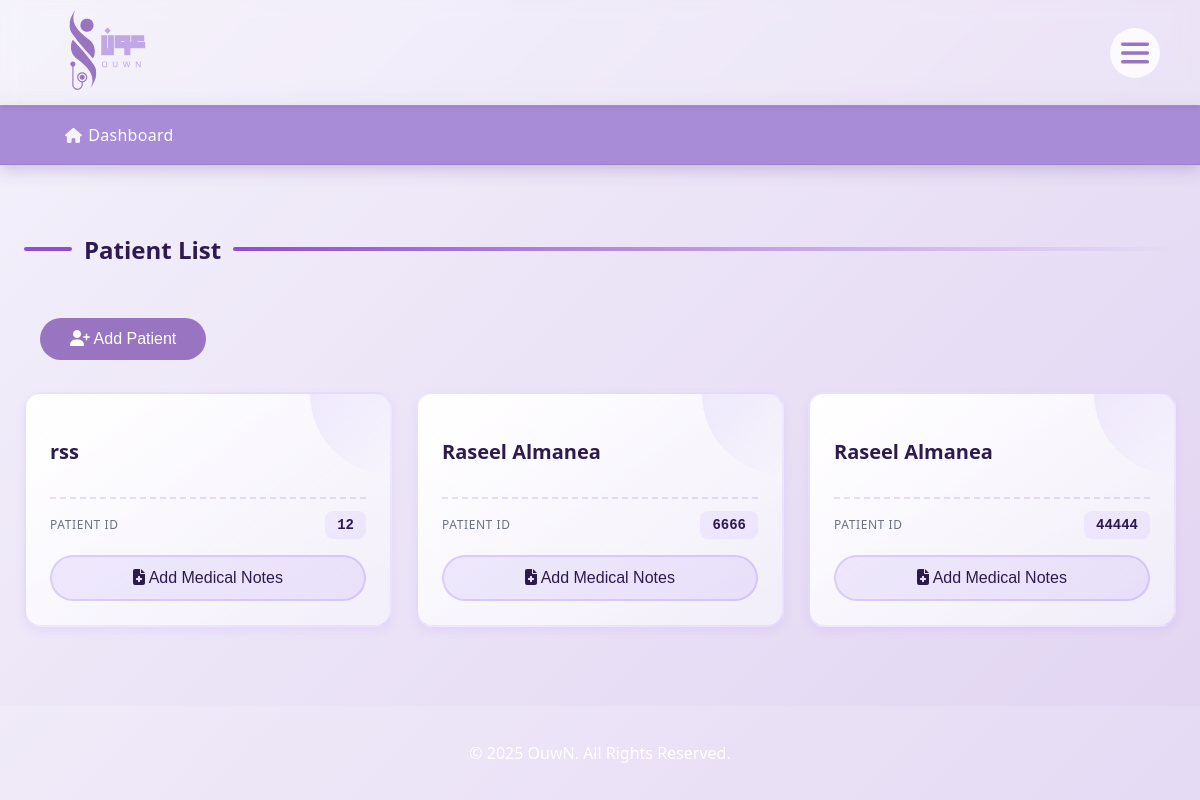
The page /dashboard.php (signed in) on the database as committed earlier.
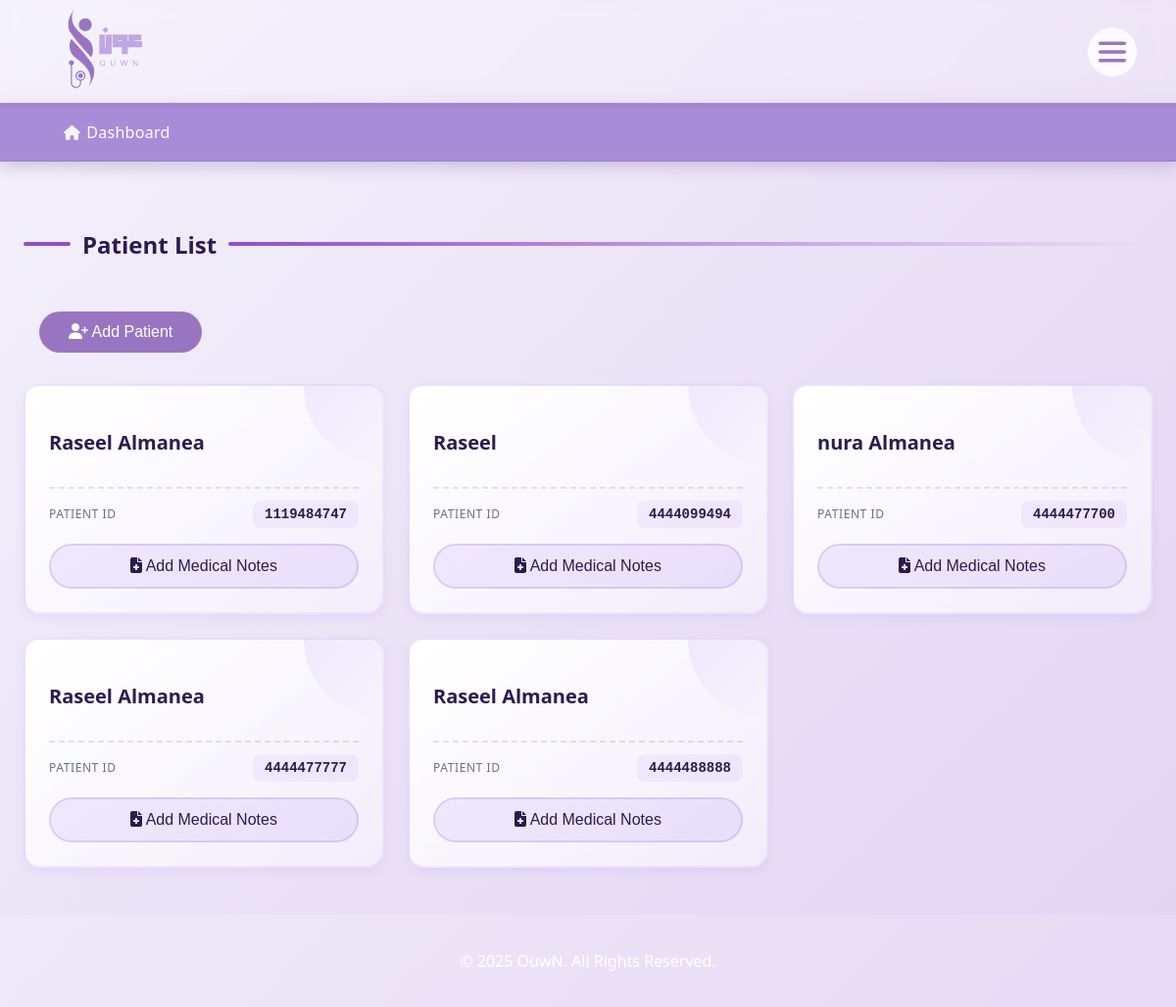
The same page on the database as committed later.
### tables this page shows
CREATE TABLE `Patient` (
  `ID` char(10) NOT NULL,
  `FullName` varchar(255) NOT NULL,
  `Email` varchar(255) NOT NULL,
  `DOB` date NOT NULL,
  `Address` varchar(255) NOT NULL,
  `Phone` char(10) NOT NULL,
  `Gender` varchar(255) NOT NULL,
  `BloodType` varchar(4) NOT NULL,
  `UserID` varchar(255) NOT NULL
);

### dashboard.php (the view, shortened to what this page needs)
<?php
    $DB_HOST = 'localhost';
    $DB_USER = 'root';
    $DB_PASS = 'root';
    $DB_NAME = 'OuwnDB';
    $port    = 8889;
    $mysqli = new mysqli($DB_HOST, $DB_USER, $DB_PASS, $DB_NAME, $port);
    $mysqli->set_charset('utf8mb4');
    $query    = "SELECT ID, FullName FROM Patient";
    $result   = $mysqli->query($query);
    $patients = $result->fetch_all(MYSQLI_ASSOC);
?>
<!DOCTYPE html>
<html lang="en">
    <head>
        <link rel="stylesheet" href="stylee.css">
    </head>
    <body>
        <nav class="ouwn-breadcrumb-bar" role="navigation" aria-label="Breadcrumb">
            <div class="ouwn-crumbs">
                <a class="crumb" href="dashboard.php">
                    <i class="fa-solid fa-house"></i>
                    <span>Dashboard</span>
                </a>
            </div>
        </nav>
        <main class="main-content">
            <div class="container">
                <div class="title-bar">
                    <div class="title-bar-line"></div>
                    <h2 class="section-title">Patient List</h2>
                    <div class="title-bar-line-fade"></div>
                </div>
                <div class="header-buttons">
                    <button class="btn-primary" onclick="location.href='AddPatient.php'">
                        <i class="fa-solid fa-user-plus"></i> Add Patient
                    </button>
                </div>
                <?php if (count($patients) > 0): ?>
                    <div class="patient-grid">
                        <?php foreach ($patients as $p): ?>
                            <div class="patient-card">
                                <div class="card-corner"></div>
                                <div class="card-content">
                                    <h3 class="patient-name"><?= htmlspecialchars($p['FullName']) ?></h3>
                                    <div class="patient-id-row">
                                        <span class="id-label">Patient ID</span>
                                        <span class="patient-id"><?= htmlspecialchars($p['ID']) ?></span>
                                    </div>
                                    <button class="btn-secondary" onclick="location.href='MedicalNotes.php?patient_id=<?= urlencode($p['ID']) ?>'">
                                        <i class="fa-solid fa-file-medical"></i> Add Medical Notes
                                    </button>
                                </div>
                            </div>
                        <?php endforeach; ?>
                    </div>
                <?php else: ?>
                    <p>No patients found.</p>
                <?php endif; ?>
            </div>
        </main>
        <footer>
            <p>&copy; 2025 OuwN. All Rights Reserved.</p>
        </footer>
    </body>
</html>

### stylee.css (style rules this page uses)
body { margin: 0; font-family: 'Segoe UI', Tahoma, Geneva, Verdana, sans-serif; background: linear-gradient(135deg, #F4F1FB, #E1D4F2); color: #2d004d; }
a { color: #2d004d; text-decoration: none; }
.btn, button { background: #9975C1; color: white; padding: 12px 30px; border-radius: 25px; border: none; cursor: pointer; font-size: 16px; transition: transform 0.3s, background 0.3s; }
header { display: flex; justify-content: space-between; align-items: center; padding: 15px 50px; background: rgba(255, 255, 255, 0.15); backdrop-filter: blur(10px); position: sticky; top: 0; z-index: 100; }
.header-right { display: flex; align-items: center; gap: 20px; }
.header-left .logo-img { height: 80px; width: auto; }
nav a { margin: 0 15px; font-weight: 500; }
footer { text-align: center; padding: 20px; background: rgba(255, 255, 255, 0.15); color: white; margin-top: 50px; }
header, footer { padding-inline: clamp(16px, 6vw, 80px); }
*, *::before, *::after { box-sizing: border-box; }
.profile-icon { width: 50px; height: 50px; border-radius: 50%; background: #ffffffcc; display: flex; justify-content: center; align-items: center; cursor: pointer; transition: transform 0.3s ease; }
body { min-height: 100vh; display: flex; flex-direction: column; }
footer { margin-top: auto; }
.ouwn-breadcrumb-bar { background: #a98cd8; box-shadow: 0 4px 16px rgba(80, 50, 130, 0.25); border-top: 1px solid rgba(255, 255, 255, 0.1); border-bottom: 1px solid rgba(0, 0, 0, 0.08); padding: 18px 0; position: relative; z-index: 10; width: 100%; }
.ouwn-breadcrumb-bar .ouwn-crumbs { max-width: 1100px; width: min(95%, 1100px); margin: 0 auto; display: flex; align-items: center; gap: 12px; font-size: 16px; font-weight: 600; color: #fff; letter-spacing: 0.3px; }
.ouwn-crumbs .crumb { display: inline-flex; align-items: center; gap: 6px; color: #fff; text-decoration: none; transition: color 0.2s, transform 0.2s; }
.ouwn-crumbs i { font-size: 15px; opacity: 0.9; }
.btn-primary { color: #fff; margin-bottom: 2rem; margin-left: 1rem; }
.btn-secondary { background: rgba(139, 92, 246, 0.1); color: #2d1b4e; border: 2px solid rgba(139, 92, 246, 0.2); }
.main-content { padding: 3rem 0; position: relative; z-index: 10; padding: 3rem 1.5rem; }
.title-bar { display: flex; align-items: center; gap: 0.75rem; margin-bottom: 2rem; }
.title-bar-line, .title-bar-line-fade { height: 0.25rem; border-radius: 9999px; }
.title-bar-line { width: 3rem; background: linear-gradient(to right, #904dcf, #904dcf); }
.title-bar-line-fade { flex: 1; background: linear-gradient(to right, #904dcf, transparent); }
.section-title { font-size: 1.5rem; font-weight: bold; color: #2d1b4e; }
.patient-grid { display: grid; grid-template-columns: repeat(auto-fill, minmax(280px, 1fr)); gap: 1.5rem; margin-left: auto; margin-right: auto; max-width: 1200px; }
.patient-card { position: relative; padding: 1.5rem; border-radius: 1rem; cursor: pointer; overflow: hidden; background: linear-gradient(145deg, #fff, rgba(244, 241, 251, 0.8)); border: 2px solid rgba(139, 92, 246, 0.15); box-shadow: 0 4px 12px -2px rgba(139, 92, 246, 0.12); transition: 0.3s; }
.card-corner { position: absolute; top: 0; right: 0; width: 5rem; height: 5rem; background: linear-gradient(to bottom right, rgba(139, 92, 246, 0.1), transparent); border-bottom-left-radius: 100%; }
.card-content { display: flex; flex-direction: column; gap: 1rem; }
.patient-name { font-size: 1.25rem; font-weight: bold; color: #2d1b4e; margin-bottom: 1rem; transition: 0.3s; }
.patient-id-row { display: flex; align-items: center; justify-content: space-between; padding-top: 0.75rem; border-top: 2px dashed rgba(139, 92, 246, 0.2); }
.id-label { font-size: 0.75rem; color: #6b7280; font-weight: 500; text-transform: uppercase; letter-spacing: 0.05em; }
.patient-id { font-size: 0.875rem; font-weight: bold; font-family: 'Courier New', monospace; color: #2d1b4e; background: rgba(139, 92, 246, 0.08); padding: 0.375rem 0.75rem; border-radius: 0.5rem; }

Rows that differ between the two databases and show on the page:
removed patient: FullName "rss", ID "12"
removed patient: FullName "Raseel Almanea", ID "6666"
removed patient: FullName "Raseel Almanea", ID "44444"
added patient: FullName "Raseel Almanea", ID "1119484747"
added patient: FullName "Raseel", ID "4444099494"
added patient: FullName "nura Almanea", ID "4444477700"
added patient: FullName "Raseel Almanea", ID "4444477777"
added patient: FullName "Raseel Almanea", ID "4444488888"
